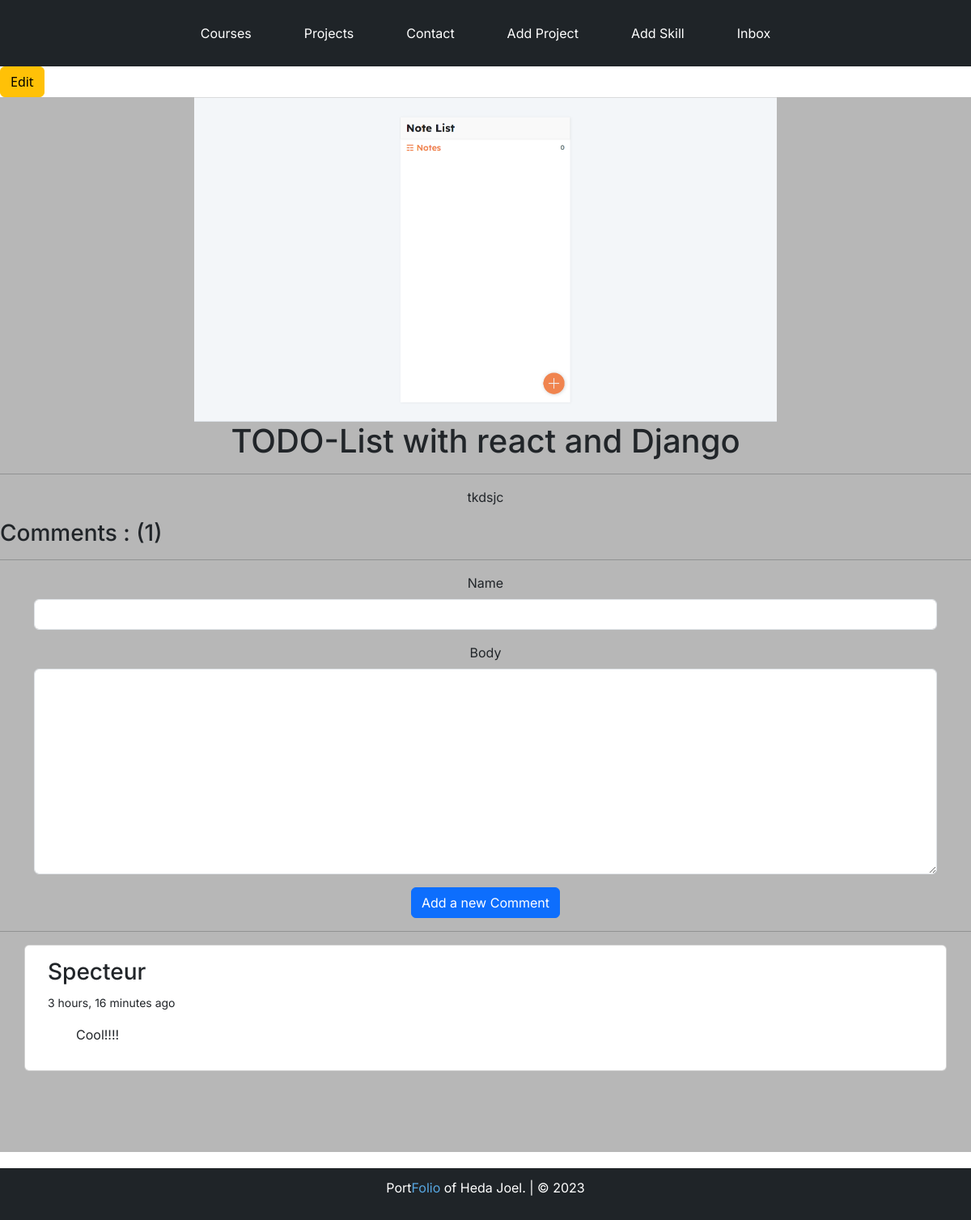
Screenshot of /project/134e74b4-0c06-4104-ad6e-2a8debd30010/ with the database file from the repository.
### base/models.py (models this page shows, shortened)
class Project(models.Model):
    title = models.CharField(max_length=200, null=True)
    thumbnail = models.ImageField(null=True)
    thumbnail2 = models.ImageField(null=True)
    body = RichTextUploadingField(null=True)
    slug = models.SlugField(null=True, blank=True)
    created = models.DateTimeField(auto_now_add=True)
    id = models.UUIDField(default=uuid.uuid4, unique=True, primary_key=True, editable=False)

class comment(models.Model):
    project = models.ForeignKey(Project, on_delete=models.CASCADE)
    name = models.CharField(max_length=200)
    body = models.TextField(null=True, blank=True)
    created = models.DateTimeField(auto_now_add=True)

### base/views.py (the view, shortened to what this page needs)
# urls.py: path('project/<str:pk>/', views.projectPage, name="project"),
def projectPage(request, pk):
    project = Project.objects.get(id=pk)
    count = project.comment_set.count()
    comments = project.comment_set.all().order_by('-created')
    form = commentForm()
    context = {'project': project, 'count': count, 'comments': comments, 'form': form}
    return render(request, 'base/project.html', context)

### base/form.py
class commentForm(ModelForm):
    class Meta:
        model = comment
        fields = '__all__'
        exclude = ['project']
    def __init__(self, *args, **kwargs):
        super(commentForm, self).__init__(*args, **kwargs)
        self.fields['name'].widget.attrs.update({'class': 'form-control'})
        self.fields['body'].widget.attrs.update({'class': 'form-control'})

### base/templates/base/project.html (shortened to what this page needs)
{% extends 'base/main.html' %}
{% load static %}
{% block content %}
            <a class="btn btn-warning" href="{% url 'edit-project' project.id %}">Edit</a>
    <div class="oneProject">
        <img src="{{  project.thumbnail.url }}" alt="{{ project.id }}">
        <h1>{{ project.title }}</h1>
        <hr>
        <p>{{ project.body| safe}}</p>
        <div class="comments-container">
            <h3 class="comment-count">Comments : ({{ count }})</h3>
            <hr>
            <div class="container">
                <form method="POST" enctype="multipart/form-data">
                    {% for field in form %}
                        <div class="mb-3">
                            <label for="aa" class="form-label">{{ field.label }}</label>
                            {{ field }}
                        </div>
                    {% endfor %}
                    <input class="btn btn-primary" type="submit" value="Add a new Comment">
                </form>
            </div>
            <hr>
            {% for comment in comments %}
                <div class=" container card my-t comment-card">
                    <div class="card-body">
                        <h3>{{ comment.name }}</h3>
                        <small>{{ comment.created| timesince }} ago</small>
                        <p class="my-3 comment-text">{{ comment.body }}</p>
                    </div>
                </div>
            {% endfor %}
        </div>
    </div>
{% endblock content %}

### static/styles/style.css (style rules this page uses)
* { font-family: Inter; }
body { background: #9a9999; }
.my-t { background-color: #FFFFFF; }
.textarea input,textarea { border: 2px solid #1F2428; }
.form-label { display: flex; flex-direction: column; }
.oneProject { align-items: center; text-align: center; background-color: #b7b7b7; padding-bottom: 80px; }
.oneProject img { width: 60%; height:40%; object-fit: cover; }
.comment-count { text-align: left; }
.comment-card { text-align: left; margin-bottom: 20px; }
.comment-text { margin-left: 35px; }

### rows the page displays
Project: thumbnail (picture), title "TODO-List with react and Django", body "tkdsjc"
comment: name "Specteur", created "3 hours, 16 minutes", body "Cool!!!!"

### other values shown
{{ count }} "1"
{{ field.label }} "Name" "Body"
